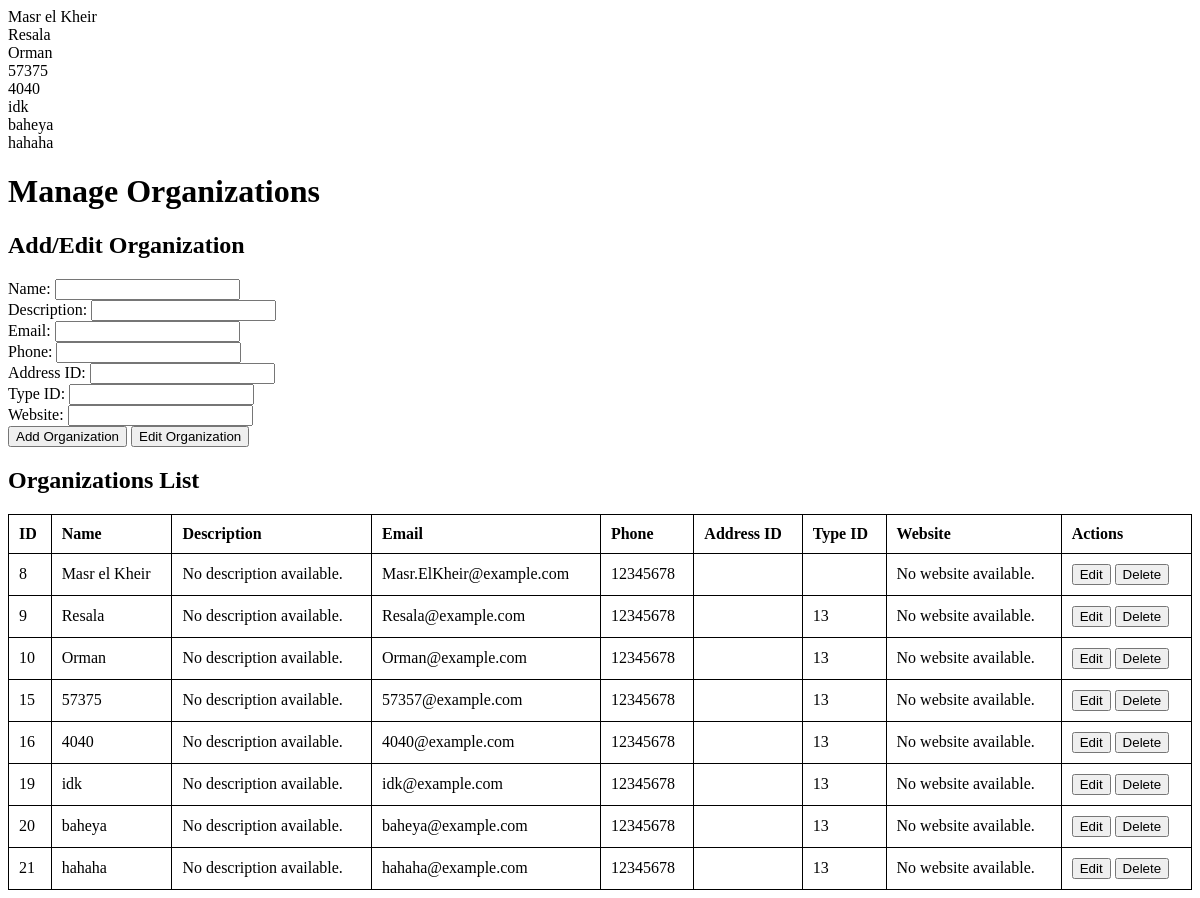
Page /Views/Oview.php on the earlier database version.
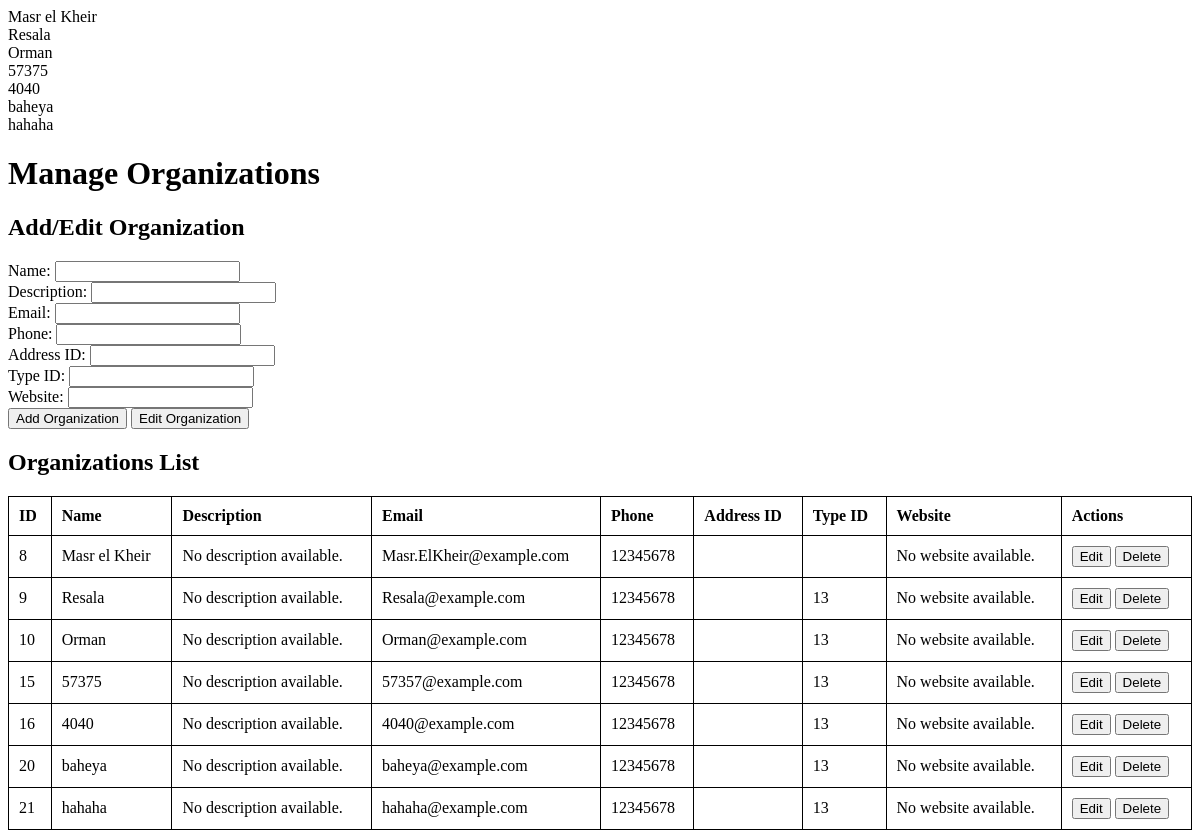
Same page on the later database version.
### tables this page shows
CREATE TABLE `organization` (
  `OrganizationID` int NOT NULL AUTO_INCREMENT,
  `OrganizationName` varchar(50) NOT NULL,
  `OrganizationDescription` varchar(500) NOT NULL,
  `OrganizationEmail` varchar(50) NOT NULL,
  `OrganizationPhone` varchar(50) NOT NULL,
  `OrganizationTypeID` int DEFAULT NULL,
  `OrganizationWebsite` varchar(50) NOT NULL,
  `UserID` int DEFAULT NULL,
  `OrganizationUsername` varchar(50) NOT NULL,
  `OrganizationPASSWORD_HASH` varchar(100) NOT NULL,
  `LAST_LOGIN` date DEFAULT NULL,
  `ACCOUNT_CREATION_DATE` date DEFAULT NULL,
  `DateOfCreation` date DEFAULT NULL,
  PRIMARY KEY (`OrganizationID`),
  KEY `UserID` (`UserID`),
  KEY `organization_ibfk_1` (`OrganizationTypeID`),
  CONSTRAINT `organization_ibfk_1` FOREIGN KEY (`OrganizationTypeID`) REFERENCES `organizationtype` (`OrganizationTypeID`) ON DELETE SET NULL,
  CONSTRAINT `organization_ibfk_3` FOREIGN KEY (`UserID`) REFERENCES `user` (`UserID`)
);

### Controllers/OrganizationController.php (called while the page is built, shortened)
<?php
class OrganizationController {
    public function getAllOrganizations() {
        $db = Database::getInstance()->getConnection();
        $query = "SELECT * FROM Organization";
        $stmt = $db->prepare($query);
        $stmt->execute();
        $result = $stmt->get_result();
        $organizations = [];
        while ($row = $result->fetch_assoc()) {
            $organizations[] = $row;
        }
        return $organizations;
    }
}
?>

### Views/Oview.php (the view, shortened to what this page needs)
<?php
require_once 'C:\Users\HP\Downloads\Phase1\Controllers\OrganizationController.php';
$organizationController = new OrganizationController();
$organizations = $organizationController->getAllOrganizations();
foreach ($organizations as $organization) {
    echo $organization['OrganizationName'] . "<br>";
}
?>
<!DOCTYPE html>
<html>
<head>
</head>
<body>
    <h1>Manage Organizations</h1>
    <h2>Add/Edit Organization</h2>
    <form method="POST">
        <label for="OrganizationName">Name:</label>
        <input type="text" name="OrganizationName" id="OrganizationName" required><br>
        <label for="OrganizationDescription">Description:</label>
        <input type="text" name="OrganizationDescription" id="OrganizationDescription" required><br>
        <label for="OrganizationEmail">Email:</label>
        <input type="email" name="OrganizationEmail" id="OrganizationEmail" required><br>
        <label for="OrganizationPhone">Phone:</label>
        <input type="text" name="OrganizationPhone" id="OrganizationPhone" required><br>
        <label for="OrganizationAddressID">Address ID:</label>
        <input type="number" name="OrganizationAddressID" id="OrganizationAddressID" required><br>
        <label for="OrganizationTypeID">Type ID:</label>
        <input type="number" name="OrganizationTypeID" id="OrganizationTypeID" required><br>
        <label for="OrganizationWebsite">Website:</label>
        <input type="text" name="OrganizationWebsite" id="OrganizationWebsite" required><br>
        <button type="submit" name="add">Add Organization</button>
        <button type="submit" name="edit">Edit Organization</button>
    </form>
    <h2>Organizations List</h2>
    <table>
        <thead>
            <tr>
                <th>ID</th>
                <th>Name</th>
                <th>Description</th>
                <th>Email</th>
                <th>Phone</th>
                <th>Address ID</th>
                <th>Type ID</th>
                <th>Website</th>
                <th>Actions</th>
            </tr>
        </thead>
        <tbody>
            <?php foreach ($organizations as $org): ?>
                <tr>
                    <td><?= $org['OrganizationID'] ?></td>
                    <td><?= $org['OrganizationName'] ?></td>
                    <td><?= $org['OrganizationDescription'] ?></td>
                    <td><?= $org['OrganizationEmail'] ?></td>
                    <td><?= $org['OrganizationPhone'] ?></td>
                    <td><?= $org['OrganizationAddressID'] ?></td>
                    <td><?= $org['OrganizationTypeID'] ?></td>
                    <td><?= $org['OrganizationWebsite'] ?></td>
                    <td>
                        <form method="POST" style="display: inline;">
                            <button type="button" onclick="editOrganization(<?= htmlspecialchars(json_encode($org)) ?>)">Edit</button>
                            <button type="submit" name="delete">Delete</button>
                        </form>
                    </td>
                </tr>
            <?php endforeach; ?>
        </tbody>
    </table>
</body>
</html>

Differences in the rows shown:
removed organization: OrganizationName "idk", OrganizationID "19", OrganizationDescription "No description available.", OrganizationEmail "idk@example.com", OrganizationPhone "12345678", OrganizationTypeID "13", OrganizationWebsite "No website available."
